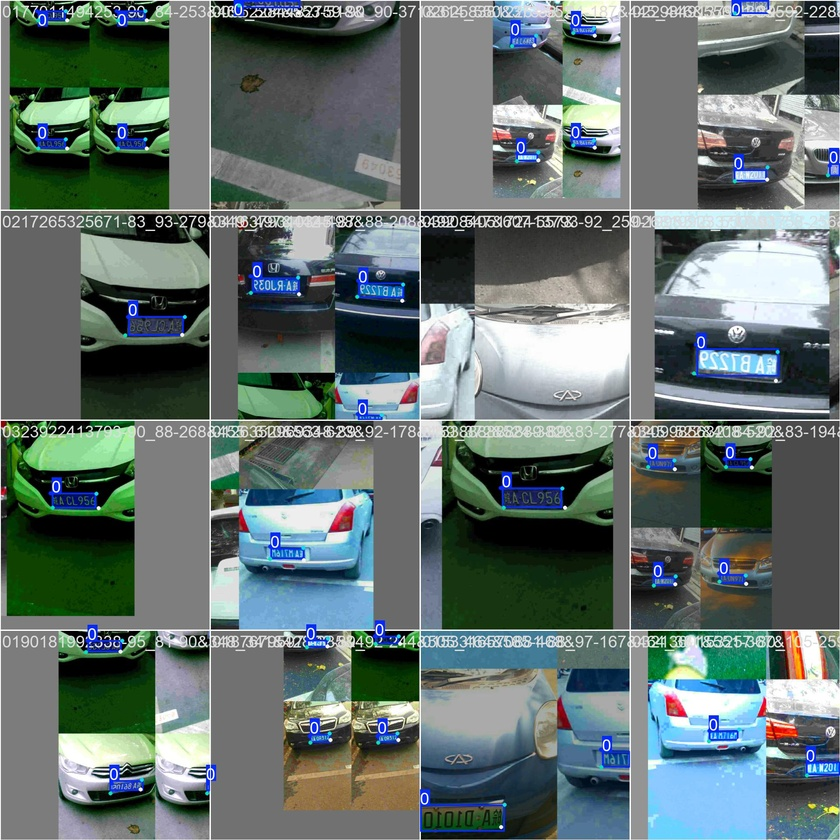
#> input picture ccpd_pose_runs/exp1/train_batch0.jpg, 840 x 840 px, shrunk from 1920 x 1920 before the run
$ python segment.py ../ccpd_pose_runs/exp1/train_batch0.jpg
#> lines starting #> are read from the running program, lines starting #| are printed output that depends on the picture; after the words box and inside, x2 and y2 are one past the last pixel; in counts of white or black regions, pixels touching at a corner belong together
#> further down, img is the input picture: shape (840, 840, 3); mean B, G, R 110.9, 113.3, 98.9
"""
字符分割模块
使用垂直投影法将车牌图像分割为单个字符
"""

import cv2
import numpy as np
from typing import List, Tuple


def preprocess_plate(plate_img: np.ndarray) -> np.ndarray:
    """
    预处理车牌图像：灰度化 + 二值化
    """
    if len(plate_img.shape) == 3:
        gray = cv2.cvtColor(plate_img, cv2.COLOR_BGR2GRAY)
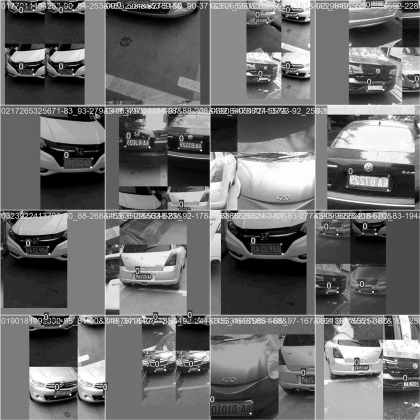
#> gray: shape (840, 840) (shown at 1/2 size); min 0, max 255, mean 108.7
    else:
        gray = plate_img.copy()

    # 自适应二值化（适应不同光照）
    binary = cv2.adaptiveThreshold(
        gray, 255, cv2.ADAPTIVE_THRESH_GAUSSIAN_C,
        cv2.THRESH_BINARY_INV, 11, 2
    )
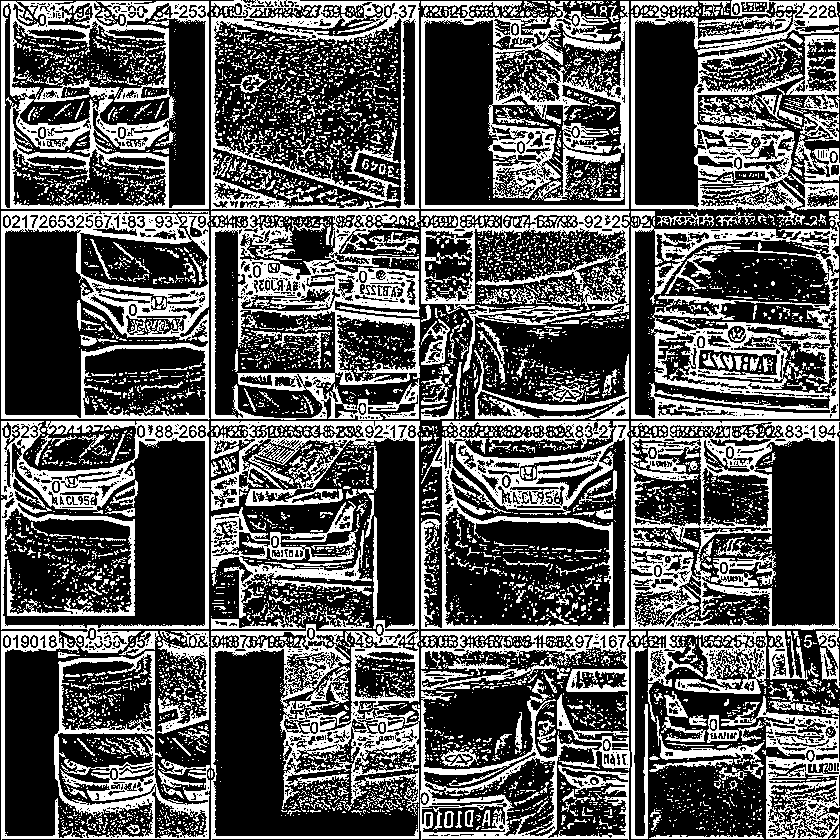
#> binary: shape (840, 840); 34.9% white; 6620 white regions (5981 under 20 px), largest, box (x1, y1, x2, y2) and area: (211, 421, 420, 840) 19299, (1, 421, 210, 840) 18909, (211, 211, 420, 420) 14164

    # 形态学操作去噪
    kernel = cv2.getStructuringElement(cv2.MORPH_RECT, (2, 2))
    binary = cv2.morphologyEx(binary, cv2.MORPH_CLOSE, kernel)
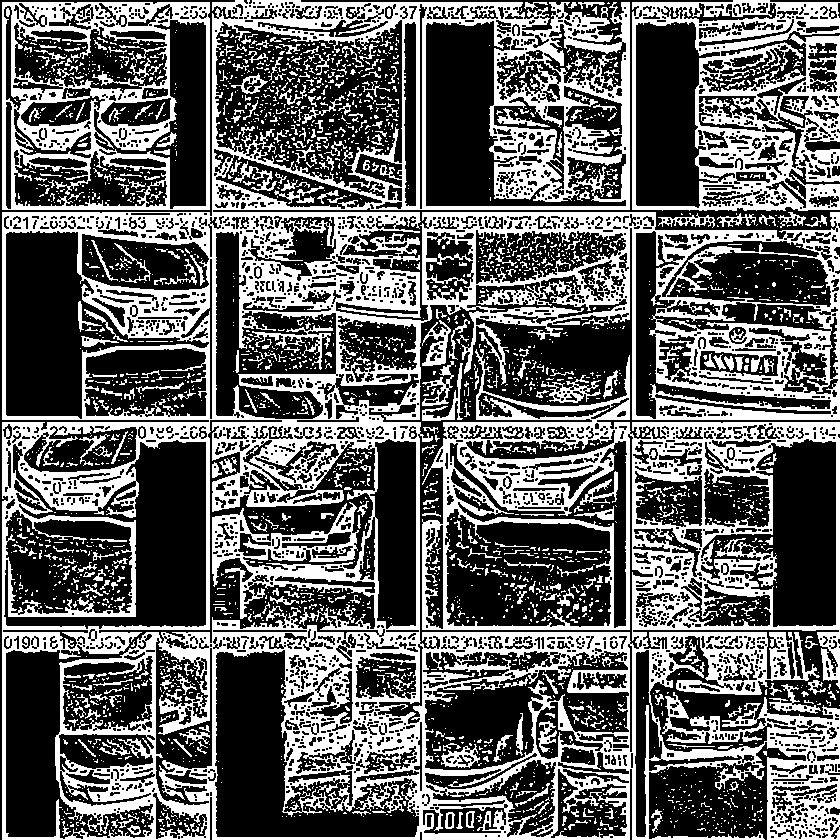
#> binary: shape (840, 840); 38.6% white; 3189 white regions (2755 under 20 px), largest, box (x1, y1, x2, y2) and area: (2, 0, 840, 840) 202506, (632, 0, 840, 211) 18512, (2, 2, 210, 210) 14695

    return binary


def vertical_projection(binary_img: np.ndarray) -> np.ndarray:
    """
    计算垂直投影直方图
    """
    return np.sum(binary_img, axis=0)


def find_split_points(projection: np.ndarray, min_gap: int = 2) -> List[Tuple[int, int]]:
    """
    根据垂直投影找到字符分割点
    返回每个字符的 (start, end) 列索引
    """
    threshold = np.max(projection) * 0.1  # 投影阈值

    in_char = False
    start = 0
    segments = []

    for i, val in enumerate(projection):
        if val > threshold and not in_char:
            in_char = True
            start = i
        elif val <= threshold and in_char:
            in_char = False
            if i - start >= min_gap:
                segments.append((start, i))

    # 处理最后一个字符
    if in_char:
        segments.append((start, len(projection)))

    return segments


# [28 lines left out: function merge_segments, not called in this run]


def segment_by_equal_width(plate_img: np.ndarray, num_chars: int = 7) -> List[np.ndarray]:
    """
    等宽分割法（备用方案）
    适用于投影法失败的情况
    """
    h, w = plate_img.shape[:2]
    char_width = w // num_chars

    chars = []
    for i in range(num_chars):
        start = i * char_width
        end = start + char_width if i < num_chars - 1 else w
        char_img = plate_img[:, start:end]
        chars.append(char_img)

    return chars


def segment_characters(plate_img: np.ndarray,
                       expected_chars: int = 7,
                       use_projection: bool = True) -> List[np.ndarray]:
    """
    主分割函数：将车牌图像分割为单个字符图像

    Args:
        plate_img: 矫正后的车牌图像 (BGR or Gray)
        expected_chars: 预期字符数量（普通车牌7个，新能源8个）
        use_projection: 是否使用投影法（否则用等宽分割）

    Returns:
        字符图像列表（灰度图）
    """
    if plate_img is None or plate_img.size == 0:
        return []

    # 预处理
    binary = preprocess_plate(plate_img)
    h, w = binary.shape

    # 裁剪上下边框（车牌边框通常占5-10%）
    top_crop = int(h * 0.1)
    bottom_crop = int(h * 0.9)
    binary_cropped = binary[top_crop:bottom_crop, :]
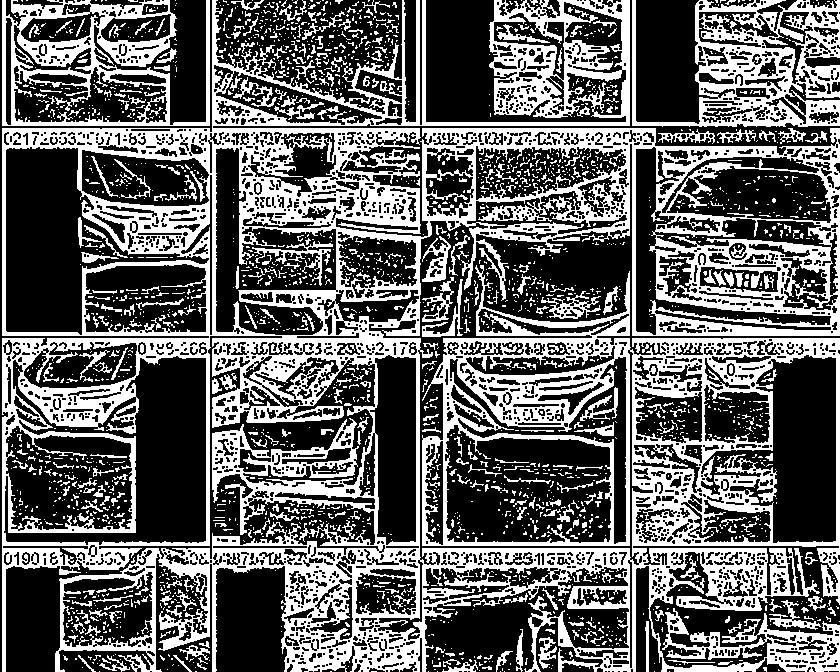
#> binary_cropped: shape (672, 840); 38.5% white; 2494 white regions (2150 under 20 px), largest, box (x1, y1, x2, y2) and area: (2, 0, 840, 672) 166966, (632, 0, 840, 127) 11119, (2, 0, 210, 126) 8932

    if not use_projection:
        return segment_by_equal_width(plate_img, expected_chars)

    # 垂直投影分割
    projection = vertical_projection(binary_cropped)
#> projection = 840 values, max 169830 at index 2, min 0 at index 0, mean 65894.1
    segments = find_split_points(projection, min_gap=3)
#> in find_split_points, `threshold = np.max(projection) * 0.1`: threshold = 16983
#> the loop in find_split_points, `for i, val in enumerate(projection):` made 840 passes
#> (val, in_char) on pass 3: (169830, True)
#> after the loop in find_split_points, `for i, val in enumerate(projection):`: in_char = True; segments = [(2, 210), (212, 421), (422, 630)]; start = 632
#> segments = [(2, 210), (212, 421), (422, 630), (632, 840)]

    # 如果分割结果不合理，使用等宽分割
    if len(segments) < expected_chars - 1 or len(segments) > expected_chars + 3:
        return segment_by_equal_width(plate_img, expected_chars)
#> the loop in segment_by_equal_width, `for i in range(num_chars):` made 7 passes
#> pass 1, in segment_by_equal_width, `char_img = plate_img[:, start:end]`:
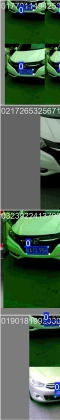
#> char_img: shape (840, 120, 3) (shown at 1/2 size); mean B, G, R 76.8, 97.4, 75
#> pass 3, in segment_by_equal_width, `char_img = plate_img[:, start:end]`:
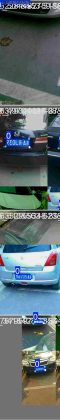
#> char_img: shape (840, 120, 3) (shown at 1/2 size); mean B, G, R 110.2, 107.3, 93.4
#> after the loop in segment_by_equal_width, `for i in range(num_chars):`: chars = 7 items

    # 合并过于细碎的分割
    segments = merge_segments(segments, w, expected_chars)

    # 提取字符图像
    gray = cv2.cvtColor(plate_img, cv2.COLOR_BGR2GRAY) if len(plate_img.shape) == 3 else plate_img

    chars = []
    for start, end in segments:
        # 稍微扩展边界
        start = max(0, start - 2)
        end = min(w, end + 2)
        char_img = gray[:, start:end]
        chars.append(char_img)

    return chars


def visualize_segmentation(plate_img: np.ndarray,
                           chars: List[np.ndarray]) -> np.ndarray:
    """
    可视化分割结果
    """
    import matplotlib.pyplot as plt

    fig, axes = plt.subplots(1, len(chars) + 1, figsize=(15, 3))

    axes[0].imshow(cv2.cvtColor(plate_img, cv2.COLOR_BGR2RGB))
    axes[0].set_title('原车牌')
    axes[0].axis('off')

    for i, char_img in enumerate(chars):
        axes[i + 1].imshow(char_img, cmap='gray')
        axes[i + 1].set_title(f'字符{i + 1}')
        axes[i + 1].axis('off')

    plt.tight_layout()
    return fig


if __name__ == "__main__":
    # 测试代码
    import sys
    if len(sys.argv) > 1:
        img = cv2.imread(sys.argv[1])
        chars = segment_characters(img)
#> chars = 7 items
        print(f"分割出 {len(chars)} 个字符")
#| 分割出 7 个字符
        visualize_segmentation(img, chars)
#> the loop in visualize_segmentation, `for i, char_img in enumerate(chars):` made 7 passes
        import matplotlib.pyplot as plt
        plt.show()
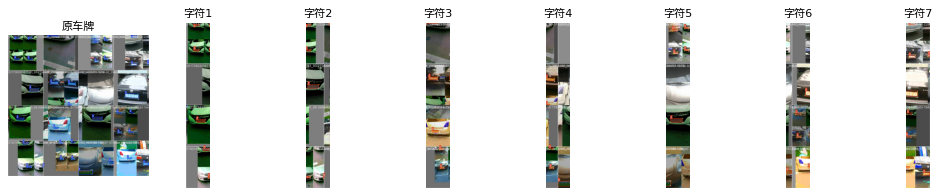
#> figure drawn by matplotlib, 8 panels; B, G, R data is drawn as R, G, B

$ run again, on ccpd_pose_runs/exp1/train_batch2.jpg
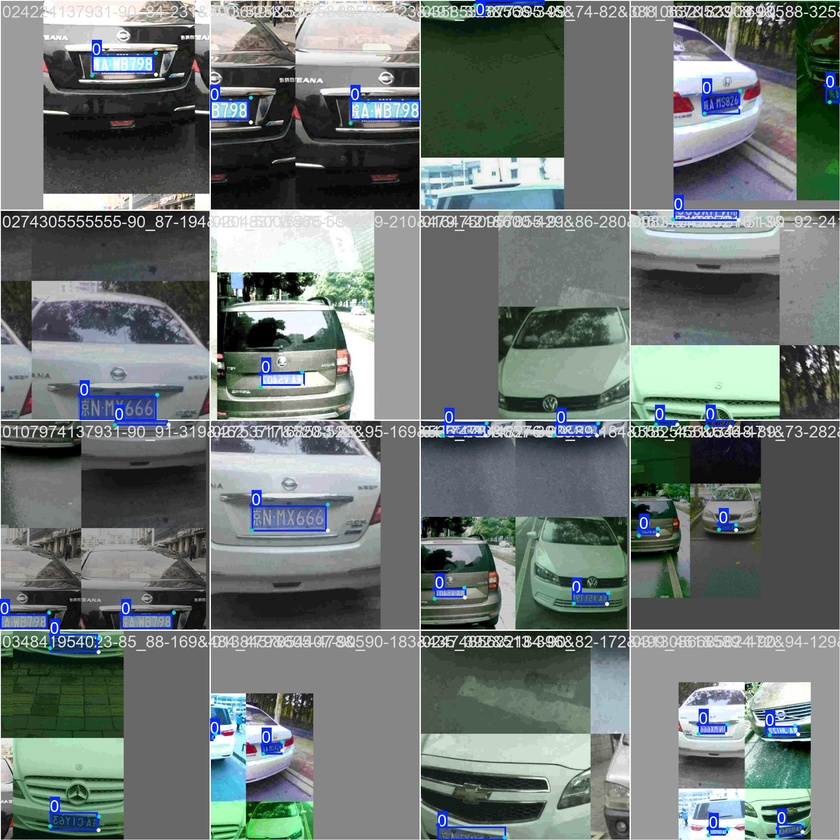
#> input picture ccpd_pose_runs/exp1/train_batch2.jpg, 840 x 840 px, shrunk from 1920 x 1920 before the run
#> img is the input picture: shape (840, 840, 3); mean B, G, R 118.1, 120, 111.2
#> in preprocess_plate, `binary = cv2.adaptiveThreshold( gray, 255, cv2.ADAPTIVE_THRESH_GAUSSIA..`:
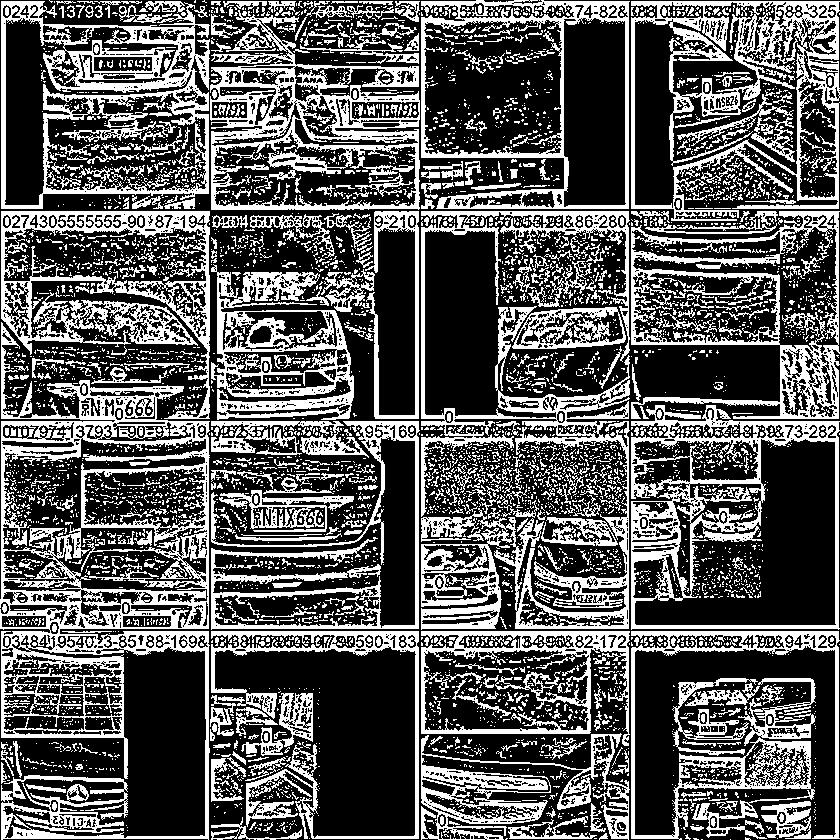
#> binary: shape (840, 840); 34.7% white; 5677 white regions (4994 under 20 px), largest, box (x1, y1, x2, y2) and area: (0, 322, 210, 840) 28738, (421, 211, 630, 630) 19583, (631, 1, 840, 221) 13235
#> binary_cropped: shape (672, 840); 38.2% white; 2156 white regions (1889 under 20 px), largest, box (x1, y1, x2, y2) and area: (0, 0, 840, 672) 184086, (673, 595, 817, 672) 4916, (212, 384, 355, 449) 2944
#> projection = 840 values, max 165750 at index 2, min 3060 at index 631, mean 65403.6
#> threshold = 16575
#> the loop in find_split_points, `for i, val in enumerate(projection):` made 840 passes
#> (val, in_char) on pass 3: (165750, True)
#> after the loop in find_split_points, `for i, val in enumerate(projection):`: in_char = True; segments = [(2, 211), (212, 420), (422, 630)]; start = 632
#> in segment_characters, `segments = find_split_points(projection, min_gap=3)`: segments = [(2, 211), (212, 420), (422, 630), (632, 840)]
#> the loop in segment_by_equal_width, `for i in range(num_chars):` made 7 passes
#> pass 3, in segment_by_equal_width, `char_img = plate_img[:, start:end]`:
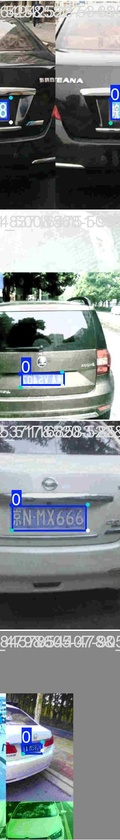
#> char_img: shape (840, 120, 3); mean B, G, R 135.5, 135.4, 128.9
#> after the loop in segment_by_equal_width, `for i in range(num_chars):`: chars = 7 items
#| 分割出 7 个字符
#> the loop in visualize_segmentation, `for i, char_img in enumerate(chars):` made 7 passes
